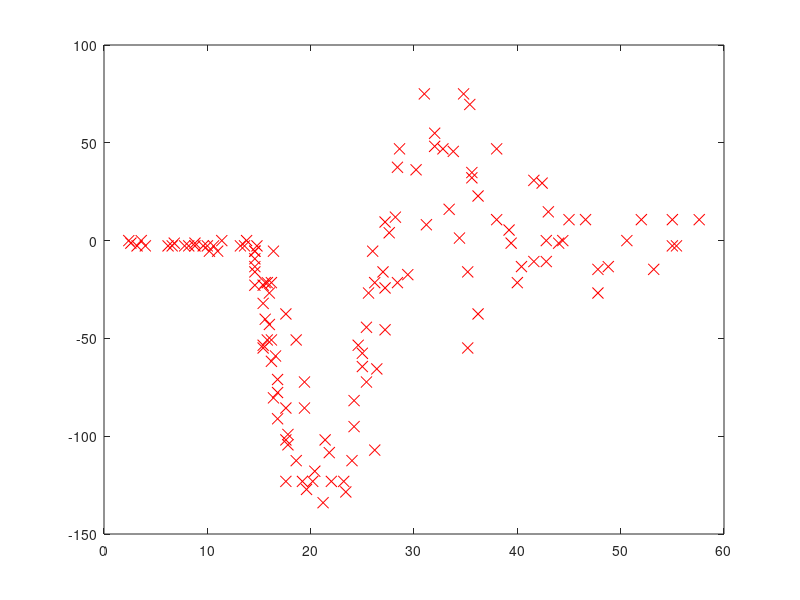

Recreate this plot in MATLAB. (Note: this script raises an error after producing the figure.)
% demo of inducing (basis) based partition
%rng(131,'twister');
func_assign = 'zmap_mahala';

K = 1;
num_inducing = 30;
optim_xu = cell(K,1);
load motorcycle;
dim = size(x,2);
xt = (min(x):1:max(x))';
yt = zeros(size(xt,1),1);

figure;
plot(x,y,'xr', 'MarkerSize', 8);
hold on;

%kmeans and rpc works well
randind = init_rpc(x,K,num_inducing);
hyp = gpml_hyp_to_fitc(gpml_init_hyp(x,y,false));
w0 = [];
colors = {'k','r','r'};
for k=1:K
  xu_k = x(randind(:,k),:);
  %plot(xu_k, -150*ones(size(xu_k)),[colors{k} 'x'],'MarkerSize',18)
  w0 = [w0; xu_k(:)];
  %hyp = gpml_hyp_to_fitc(gpml_init_hyp(xu_k,y(randind(:,k)),false));
  w0 = [w0; hyp];
end
% learn basis points and hyp
tstart = tic;
%label = [];
%[w,fval] = minimize(w0,'indpar_marginal',-1000,x,y,K,num_inducing,func_assign);
[w,fval,label] = msgp_train(w0,x,y,K,num_inducing,50,10);
toc(tstart)

% assign points to partition based on the basis points
W = reshape(w,numel(w)/K,K);
if isempty(label)
  label = feval(func_assign,W(1:end-dim-2,:),x,num_inducing);
end  
test_label = feval(func_assign,W(1:end-dim-2,:),xt,num_inducing);

% predict
Nt = size(xt,1);
valid = true(K,1);
fmean = zeros(Nt,1); fvar = zeros(Nt,1); logpred = zeros(Nt,1);
for k=1:K
  indk = label == k;
  test_indk = test_label == k;
  wk = W(:,k);
  %TODO: use a unboxing function
  xu = reshape(wk(1:end-dim-2),num_inducing,dim);
  optim_xu{k} = xu;
  hypk = fitc_hyp_to_gpml(wk,dim);
  try
    [fmean(test_indk),fvar(test_indk),logpred(test_indk)] = gpmlFITC(...
      x(indk,:),y(indk),xt(test_indk,:),yt(test_indk),xu,hypk,false);
  catch eee
    valid(k)= false;
  end
end

% standard gp:
sgp = standard_gp([],x,y,xt,[],0);
samples = [];
for i=1:numel(xt)
  yi = fmean(i) + sqrt(fvar(i)) .* randn(100,1);
  plot(repmat(xt(i),100,1) + 0.2 - 0.4 * rand(100,1),yi,'.b','MarkerSize', 3);
  %samples = [samples; [repmat(xt(i),100,1) + 0.2 - 0.4 * rand(100,1),yi]];
end
plot(xt,sgp.fmean,'-k','LineWidth',2);
% plot(xt,sgp.fmean + 2*sqrt(sgp.fvar),'-b','LineWidth',2);
% plot(xt,sgp.fmean - 2*sqrt(sgp.fvar),'-b','LineWidth',2);
 
% plot(xt,fmean,'-k','LineWidth',2);
% % plot(xt,fmean + 2*sqrt(fvar),'-b','LineWidth',2);
% % plot(xt,fmean - 2*sqrt(fvar),'-b','LineWidth',2);
% for i=1:numel(xt)
%   yi = fmean(i) + sqrt(fvar(i)) .* randn(100,1);
%   plot(repmat(xt(i),100,1) + 0.2 - 0.4 * rand(100,1),yi,'.b','MarkerSize', 3);
% end
axis([min(x),max(x),-150,100]);
box off;
set(gca, 'FontSize', 30);
xlabel('Time (ms)')
ylabel('Acceleration (g)')

fprintf('fval = %.4f\n', fval(end));
fprintf('smse = %.4f\n', mysmse(yt,fmean,mean(y))); % must use non-transformed y
fprintf('avg absolute diff (mae) = %.4f\n', mean(abs(fmean-yt)));
fprintf('sq diff = %.4f\n', sqrt(mean((fmean-yt).^2))); 
fprintf('nlpd = %.4f\n', -mean(logpred));

%% plotting inducing points for motorcycle
% allc = zeros(K,1);
% for k=1:K
%   plot(optim_xu{k}, 100*ones(size(optim_xu{1})),[colors{k} 'x'],'MarkerSize',24)
%   allc(k) = mean(optim_xu{k});
% end

% sortedc = sort(allc);
% for k=1:K-1
%   plot(0.5*[sortedc(k)+sortedc(k+1), sortedc(k)+sortedc(k+1)],[-150,100],'-');
% end

saveas(gcf,'motorcycle_gp.eps','epsc')

figure;
plot(1:numel(fval),fval);

%% plotting for motorcycle
% load motorcycle;
% figure; hold on;
% plot(x,y,'+','MarkerSize',12);
% set(gca,'FontSize',30)
% xlabel('x')
% ylabel('f(x)');
% hold on;
% xx=[15,15];
% yy=[-150,100];
% plot(xx,yy,'r-.','LineWidth',3)
% x3 = 2:1.7:12;
% y3 = -150*ones(size(x3));
% plot(x3,y3,'rx','MarkerSize',12)
% x4 = [22:24,33:35,42:44];
% y4 = -150*ones(size(x4));
% plot(x4,y4,'rx','MarkerSize',12)
